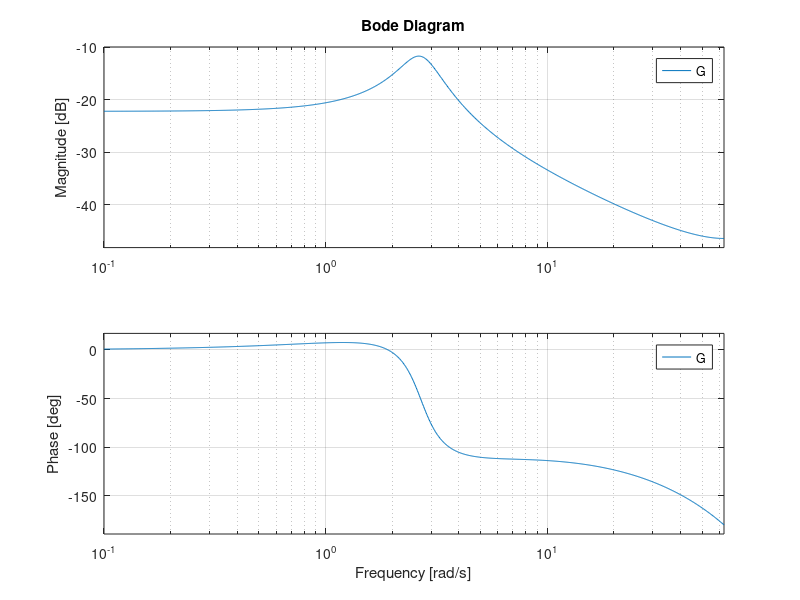
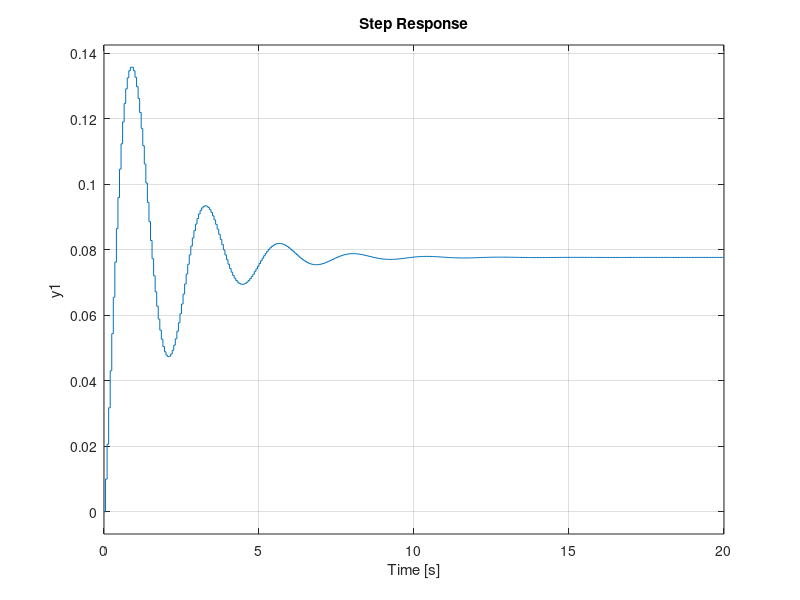
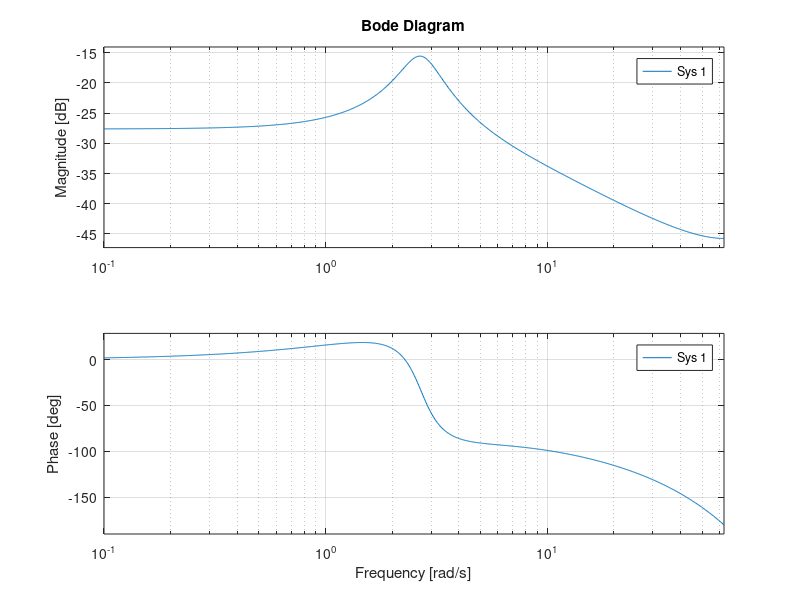
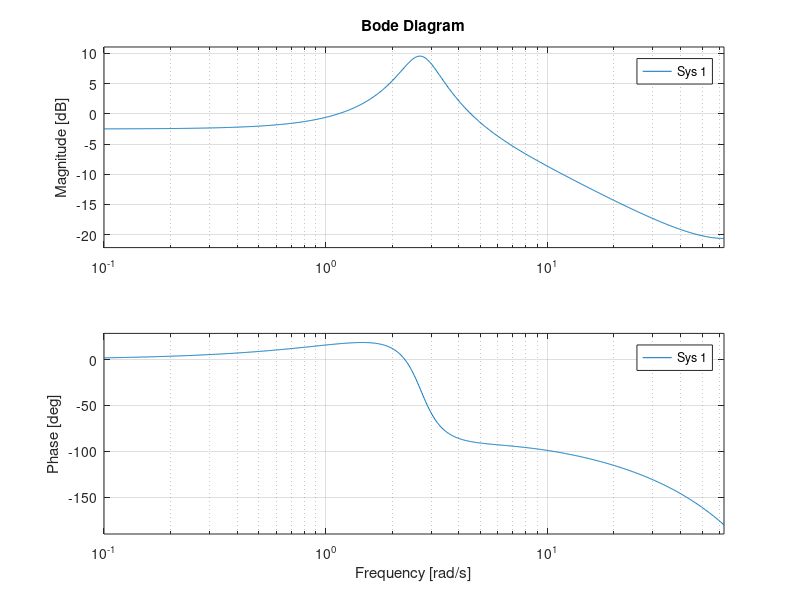

Source code (MATLAB) for these figures, in order:
tfinal=3;
T = 0.05;

a1 = -1.92894;
a0 = 0.946607;
b1 = 0.00998879;
b0 = -0.00861729;

G = tf([0 b1 b0], [1 a1 a0], T);

bode(G);
figure(2)
step(G);

% lead compensator
Dlead = tf([1, -0.85], [1, -0.72], T);
Klead = 18;

% zero-placement
target_bandwidth = 4.5;
lag_zero = 1 - rad2deg(target_bandwidth*T)/500;
target_dc_loop_gain = 99;
p = 1 - (1 - lag_zero)*Klead*dcgain(Dlead)*dcgain(G)/target_dc_loop_gain;
Dlag = tf([1, -lag_zero], [1, -p], T);
achieved_dc_loop_gain = dcgain(Klead*Dlag*Dlead*G);
assert(abs(achieved_dc_loop_gain - target_dc_loop_gain) < 1e-8*target_dc_loop_gain, ...
    'Lag compensator pole does not achieve the target DC loop gain.');
fprintf('Lag compensator zero = %.6f, pole p = %.6f\n', lag_zero, p);

figure(3)
bode(Dlead*G);
figure(4)

figure(5)
bode(Klead*Dlead*G);
figure(6)
step(Klead*Dlead*G/(1 + 18*Dlead*G));

figure(7)
bode(Dlag*Klead*Dlead*G);
figure(8)
step(Dlag*Klead*Dlead*G/(1 + Dlag*Klead*Dlead*G));
